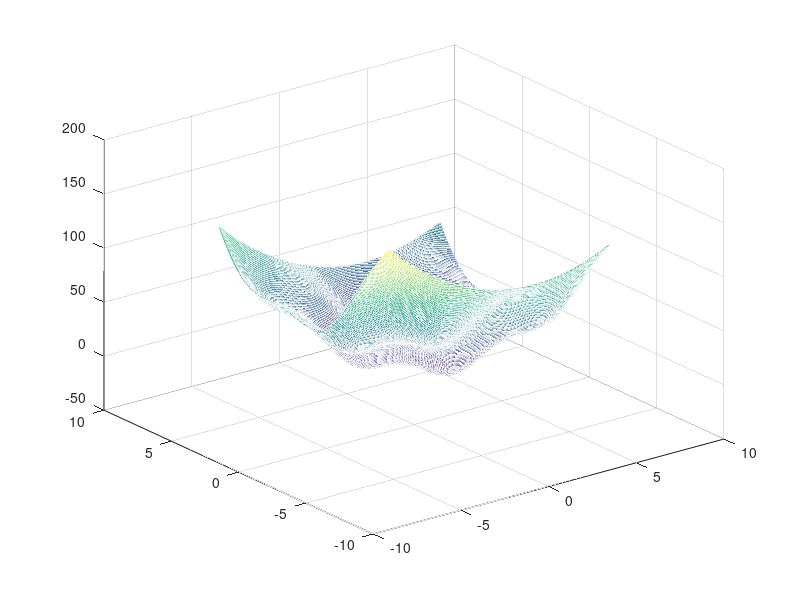

This figure's MATLAB source: (Note: this script raises an error after producing the figure.)
clear; clc
x =-2*pi:0.05:2*pi;
y = x;
[X,Y] = meshgrid(x,y);
Z = (X-2).^2+2*(Y-1).^2+13*cos(X-1).*sin(Y);
mesh(X,Y,Z)
x0 = [0,2];
[x,fval] = fminsearch(@f,x0)
[x,fval] = fminunc(@f,x0)